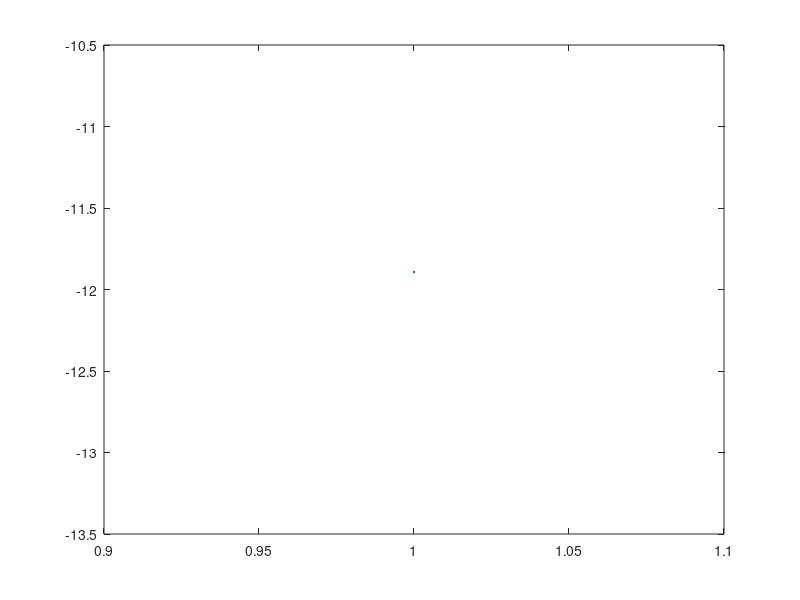

MATLAB code to generate this figure:
close all
clear all
clc
%ENTRADAS
E=[.2,.29,.2,.1]
%MATRIZ DE PESOS
W=rand(4,5)*(rand (1)-(0.5))
%APRENDIZAJE
Y=sum(sum(W'*E'-2))
%CALCULO DE ERROR
Sd=[1]
E= sqrt(Y-Sd)^2
%GRAFICA ERROR
plot(E)
%CICLO DE ENTRENAMIENTO
Ys=[],Yth=[],Ych=[],Yb=[]
for K=1:10
  Y1=sum(sum(W'*E'))
  Y2=sum(sum(W'*E'-2))
  Ys=[Y1,Y2]
endfor